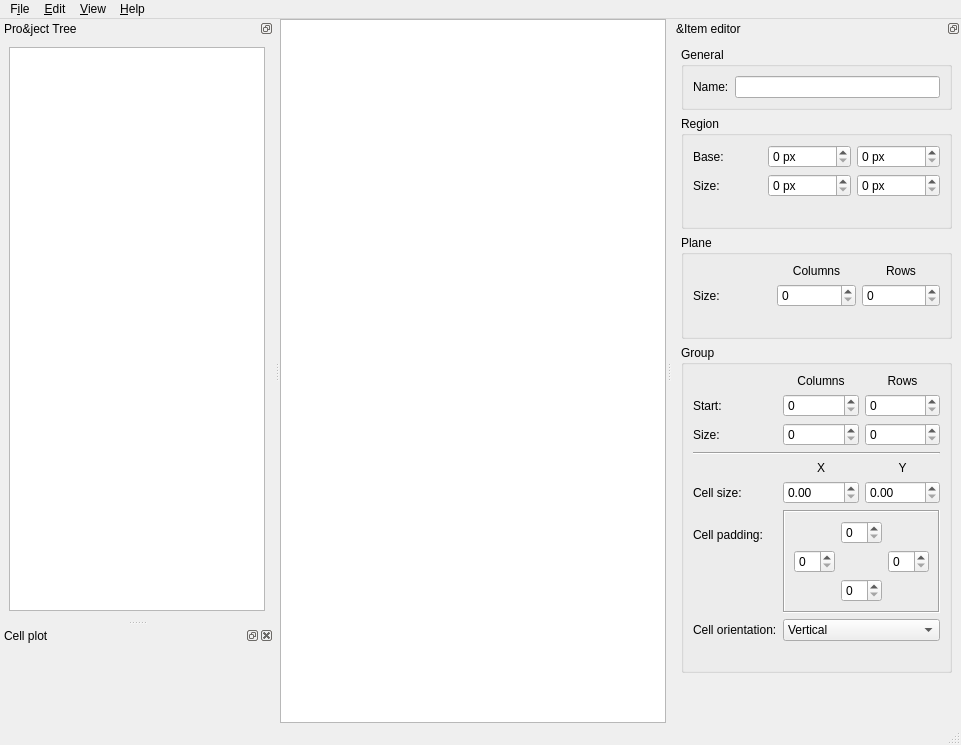
<?xml version="1.0" encoding="UTF-8"?>
<ui version="4.0">
 <class>MainWindow</class>
 <widget class="QMainWindow" name="MainWindow">
  <property name="geometry">
   <rect>
    <x>0</x>
    <y>0</y>
    <width>961</width>
    <height>745</height>
   </rect>
  </property>
  <property name="windowTitle">
   <string>PLA decoder</string>
  </property>
  <property name="windowIcon">
   <iconset>
    <normaloff>:/mainicon_64x64.png</normaloff>:/mainicon_64x64.png</iconset>
  </property>
  <widget class="QWidget" name="centralwidget">
   <layout class="QGridLayout" name="gridLayout">
    <property name="leftMargin">
     <number>0</number>
    </property>
    <property name="topMargin">
     <number>0</number>
    </property>
    <property name="rightMargin">
     <number>0</number>
    </property>
    <property name="bottomMargin">
     <number>0</number>
    </property>
    <property name="horizontalSpacing">
     <number>5</number>
    </property>
    <item row="1" column="0">
     <widget class="PlaDecGridView" name="graphicsView">
      <property name="alignment">
       <set>Qt::AlignLeading|Qt::AlignLeft|Qt::AlignTop</set>
      </property>
      <property name="dragMode">
       <enum>QGraphicsView::NoDrag</enum>
      </property>
     </widget>
    </item>
   </layout>
  </widget>
  <widget class="QMenuBar" name="menubar">
   <property name="geometry">
    <rect>
     <x>0</x>
     <y>0</y>
     <width>961</width>
     <height>23</height>
    </rect>
   </property>
   <widget class="QMenu" name="menuFile">
    <property name="title">
     <string>F&amp;ile</string>
    </property>
    <addaction name="action_NewPLA"/>
    <addaction name="action_OpenFile"/>
    <addaction name="separator"/>
    <addaction name="action_SaveFile"/>
    <addaction name="action_SaveFileAs"/>
    <addaction name="separator"/>
    <addaction name="action_Quit"/>
   </widget>
   <widget class="QMenu" name="menuEdit">
    <property name="title">
     <string>&amp;Edit</string>
    </property>
    <addaction name="action_CreatePlane"/>
    <addaction name="action_CreateGroup"/>
    <addaction name="action_ProbeCell"/>
   </widget>
   <widget class="QMenu" name="menu_View">
    <property name="title">
     <string>&amp;View</string>
    </property>
    <addaction name="action_ShowCellBoxes"/>
    <addaction name="action_ShowCellValues"/>
    <addaction name="actionView_monochrome"/>
    <addaction name="action_ClearPlot"/>
   </widget>
   <widget class="QMenu" name="menu_Help">
    <property name="title">
     <string>&amp;Help</string>
    </property>
    <addaction name="action_About"/>
   </widget>
   <addaction name="menuFile"/>
   <addaction name="menuEdit"/>
   <addaction name="menu_View"/>
   <addaction name="menu_Help"/>
  </widget>
  <widget class="QStatusBar" name="statusbar"/>
  <widget class="QDockWidget" name="projectTreeDock">
   <property name="features">
    <set>QDockWidget::DockWidgetFloatable|QDockWidget::DockWidgetMovable</set>
   </property>
   <property name="windowTitle">
    <string>Pro&amp;ject Tree</string>
   </property>
   <attribute name="dockWidgetArea">
    <number>1</number>
   </attribute>
   <widget class="QWidget" name="dockWidgetContents">
    <layout class="QVBoxLayout" name="verticalLayout">
     <item>
      <widget class="QTreeView" name="projectTree">
       <property name="contextMenuPolicy">
        <enum>Qt::CustomContextMenu</enum>
       </property>
       <property name="sizeAdjustPolicy">
        <enum>QAbstractScrollArea::AdjustIgnored</enum>
       </property>
       <property name="editTriggers">
        <set>QAbstractItemView::EditKeyPressed</set>
       </property>
       <property name="headerHidden">
        <bool>true</bool>
       </property>
      </widget>
     </item>
    </layout>
   </widget>
  </widget>
  <widget class="QDockWidget" name="editorDock">
   <property name="features">
    <set>QDockWidget::DockWidgetFloatable|QDockWidget::DockWidgetMovable</set>
   </property>
   <property name="windowTitle">
    <string>&amp;Item editor</string>
   </property>
   <attribute name="dockWidgetArea">
    <number>2</number>
   </attribute>
   <widget class="QWidget" name="dockWidgetContents_2">
    <layout class="QVBoxLayout" name="verticalLayout_2">
     <item>
      <widget class="QGroupBox" name="groupBox">
       <property name="title">
        <string>General</string>
       </property>
       <property name="flat">
        <bool>false</bool>
       </property>
       <layout class="QGridLayout" name="gridLayout_2">
        <item row="0" column="0">
         <widget class="QLabel" name="label">
          <property name="text">
           <string>Name:</string>
          </property>
         </widget>
        </item>
        <item row="0" column="1">
         <widget class="QLineEdit" name="itemNameText">
          <property name="readOnly">
           <bool>true</bool>
          </property>
          <property name="clearButtonEnabled">
           <bool>false</bool>
          </property>
         </widget>
        </item>
       </layout>
      </widget>
     </item>
     <item>
      <widget class="QGroupBox" name="regionGroupBox">
       <property name="enabled">
        <bool>true</bool>
       </property>
       <property name="title">
        <string>Region</string>
       </property>
       <layout class="QGridLayout" name="gridLayout_3">
        <item row="0" column="2">
         <widget class="QSpinBox" name="regionBaseSpinY">
          <property name="suffix">
           <string> px</string>
          </property>
          <property name="maximum">
           <number>100000</number>
          </property>
         </widget>
        </item>
        <item row="0" column="1">
         <widget class="QSpinBox" name="regionBaseSpinX">
          <property name="suffix">
           <string> px</string>
          </property>
          <property name="maximum">
           <number>100000</number>
          </property>
         </widget>
        </item>
        <item row="2" column="1" colspan="2">
         <spacer name="horizontalSpacer">
          <property name="orientation">
           <enum>Qt::Horizontal</enum>
          </property>
          <property name="sizeHint" stdset="0">
           <size>
            <width>40</width>
            <height>20</height>
           </size>
          </property>
         </spacer>
        </item>
        <item row="0" column="0">
         <widget class="QLabel" name="label_2">
          <property name="text">
           <string>Base:</string>
          </property>
         </widget>
        </item>
        <item row="1" column="1">
         <widget class="QSpinBox" name="regionSizeSpinW">
          <property name="suffix">
           <string> px</string>
          </property>
          <property name="maximum">
           <number>100000</number>
          </property>
         </widget>
        </item>
        <item row="1" column="2">
         <widget class="QSpinBox" name="regionSizeSpinH">
          <property name="suffix">
           <string> px</string>
          </property>
          <property name="maximum">
           <number>100000</number>
          </property>
         </widget>
        </item>
        <item row="1" column="0">
         <widget class="QLabel" name="label_3">
          <property name="text">
           <string>Size:</string>
          </property>
         </widget>
        </item>
       </layout>
      </widget>
     </item>
     <item>
      <widget class="QGroupBox" name="planeGroupBox">
       <property name="title">
        <string>Plane</string>
       </property>
       <layout class="QGridLayout" name="gridLayout_4">
        <item row="1" column="0">
         <widget class="QLabel" name="label_4">
          <property name="text">
           <string>Size:</string>
          </property>
         </widget>
        </item>
        <item row="1" column="1">
         <widget class="QSpinBox" name="planeColsSpin">
          <property name="maximum">
           <number>100000</number>
          </property>
         </widget>
        </item>
        <item row="1" column="2">
         <widget class="QSpinBox" name="planeRowsSpin">
          <property name="maximum">
           <number>100000</number>
          </property>
         </widget>
        </item>
        <item row="2" column="1" colspan="2">
         <spacer name="horizontalSpacer_2">
          <property name="orientation">
           <enum>Qt::Horizontal</enum>
          </property>
          <property name="sizeHint" stdset="0">
           <size>
            <width>40</width>
            <height>20</height>
           </size>
          </property>
         </spacer>
        </item>
        <item row="0" column="1">
         <widget class="QLabel" name="label_6">
          <property name="text">
           <string>Columns</string>
          </property>
          <property name="alignment">
           <set>Qt::AlignCenter</set>
          </property>
         </widget>
        </item>
        <item row="0" column="2">
         <widget class="QLabel" name="label_7">
          <property name="text">
           <string>Rows</string>
          </property>
          <property name="alignment">
           <set>Qt::AlignCenter</set>
          </property>
         </widget>
        </item>
       </layout>
      </widget>
     </item>
     <item>
      <widget class="QGroupBox" name="groupGroupBox">
       <property name="title">
        <string>Group</string>
       </property>
       <layout class="QGridLayout" name="gridLayout_5">
        <item row="0" column="1">
         <widget class="QLabel" name="label_8">
          <property name="text">
           <string>Columns</string>
          </property>
          <property name="alignment">
           <set>Qt::AlignCenter</set>
          </property>
         </widget>
        </item>
        <item row="4" column="2">
         <widget class="QLabel" name="label_13">
          <property name="text">
           <string>Y</string>
          </property>
          <property name="alignment">
           <set>Qt::AlignCenter</set>
          </property>
         </widget>
        </item>
        <item row="1" column="0">
         <widget class="QLabel" name="label_5">
          <property name="text">
           <string>Start:</string>
          </property>
         </widget>
        </item>
        <item row="2" column="1">
         <widget class="QSpinBox" name="groupSizeColSpin"/>
        </item>
        <item row="7" column="0">
         <widget class="QLabel" name="label_14">
          <property name="text">
           <string>Cell padding:</string>
          </property>
         </widget>
        </item>
        <item row="5" column="2">
         <widget class="QDoubleSpinBox" name="cellSizeSpinH">
          <property name="singleStep">
           <double>0.010000000000000</double>
          </property>
         </widget>
        </item>
        <item row="2" column="2">
         <widget class="QSpinBox" name="groupSizeRowSpin"/>
        </item>
        <item row="2" column="0">
         <widget class="QLabel" name="label_10">
          <property name="text">
           <string>Size:</string>
          </property>
         </widget>
        </item>
        <item row="3" column="0" colspan="3">
         <widget class="Line" name="line">
          <property name="orientation">
           <enum>Qt::Horizontal</enum>
          </property>
         </widget>
        </item>
        <item row="5" column="1">
         <widget class="QDoubleSpinBox" name="cellSizeSpinW">
          <property name="singleStep">
           <double>0.010000000000000</double>
          </property>
         </widget>
        </item>
        <item row="1" column="2">
         <widget class="QSpinBox" name="groupStartRowSpin"/>
        </item>
        <item row="1" column="1">
         <widget class="QSpinBox" name="groupStartColSpin"/>
        </item>
        <item row="7" column="1" rowspan="2" colspan="2">
         <widget class="QFrame" name="frame">
          <property name="frameShape">
           <enum>QFrame::Box</enum>
          </property>
          <property name="frameShadow">
           <enum>QFrame::Sunken</enum>
          </property>
          <layout class="QGridLayout" name="gridLayout_6">
           <item row="1" column="2">
            <widget class="QSpinBox" name="cellCropSpinR"/>
           </item>
           <item row="0" column="1">
            <widget class="QSpinBox" name="cellCropSpinT"/>
           </item>
           <item row="1" column="0">
            <widget class="QSpinBox" name="cellCropSpinL"/>
           </item>
           <item row="2" column="1">
            <widget class="QSpinBox" name="cellCropSpinB"/>
           </item>
          </layout>
         </widget>
        </item>
        <item row="11" column="1" colspan="2">
         <spacer name="horizontalSpacer_3">
          <property name="orientation">
           <enum>Qt::Horizontal</enum>
          </property>
          <property name="sizeHint" stdset="0">
           <size>
            <width>40</width>
            <height>20</height>
           </size>
          </property>
         </spacer>
        </item>
        <item row="0" column="2">
         <widget class="QLabel" name="label_9">
          <property name="text">
           <string>Rows</string>
          </property>
          <property name="alignment">
           <set>Qt::AlignCenter</set>
          </property>
         </widget>
        </item>
        <item row="5" column="0">
         <widget class="QLabel" name="label_11">
          <property name="text">
           <string>Cell size:</string>
          </property>
         </widget>
        </item>
        <item row="4" column="1">
         <widget class="QLabel" name="label_12">
          <property name="text">
           <string>X</string>
          </property>
          <property name="alignment">
           <set>Qt::AlignCenter</set>
          </property>
         </widget>
        </item>
        <item row="10" column="1" colspan="2">
         <widget class="QComboBox" name="cellOrientationCombo">
          <item>
           <property name="text">
            <string>Vertical</string>
           </property>
          </item>
          <item>
           <property name="text">
            <string>Horizontal</string>
           </property>
          </item>
         </widget>
        </item>
        <item row="10" column="0">
         <widget class="QLabel" name="label_15">
          <property name="text">
           <string>Cell orientation:</string>
          </property>
         </widget>
        </item>
       </layout>
      </widget>
     </item>
     <item>
      <spacer name="verticalSpacer">
       <property name="orientation">
        <enum>Qt::Vertical</enum>
       </property>
       <property name="sizeHint" stdset="0">
        <size>
         <width>20</width>
         <height>40</height>
        </size>
       </property>
      </spacer>
     </item>
    </layout>
   </widget>
  </widget>
  <widget class="QDockWidget" name="plotDock">
   <property name="windowTitle">
    <string>Cell plot</string>
   </property>
   <attribute name="dockWidgetArea">
    <number>1</number>
   </attribute>
   <widget class="QWidget" name="dockWidgetContents_3">
    <layout class="QGridLayout" name="gridLayout_7">
     <item row="0" column="0">
      <widget class="QWidget" name="plotWidget" native="true"/>
     </item>
    </layout>
   </widget>
  </widget>
  <action name="action_About">
   <property name="text">
    <string>&amp;About</string>
   </property>
  </action>
  <action name="action_CreatePlane">
   <property name="text">
    <string>Create &amp;Plane</string>
   </property>
   <property name="shortcut">
    <string>P</string>
   </property>
  </action>
  <action name="action_OpenFile">
   <property name="icon">
    <iconset theme="document-open"/>
   </property>
   <property name="text">
    <string>&amp;Open...</string>
   </property>
   <property name="shortcut">
    <string>Ctrl+O</string>
   </property>
  </action>
  <action name="action_SaveFileAs">
   <property name="icon">
    <iconset theme="document-save-as"/>
   </property>
   <property name="text">
    <string>Save As...</string>
   </property>
   <property name="shortcut">
    <string>Ctrl+Shift+S</string>
   </property>
  </action>
  <action name="action_CreateGroup">
   <property name="text">
    <string>Create &amp;Group</string>
   </property>
   <property name="shortcut">
    <string>G</string>
   </property>
  </action>
  <action name="action_NewPLA">
   <property name="text">
    <string>&amp;New...</string>
   </property>
  </action>
  <action name="action_SaveFile">
   <property name="text">
    <string>&amp;Save</string>
   </property>
   <property name="shortcut">
    <string>Ctrl+S</string>
   </property>
  </action>
  <action name="action_Quit">
   <property name="text">
    <string>&amp;Quit</string>
   </property>
  </action>
  <action name="action_ProbeCell">
   <property name="text">
    <string>Probe &amp;Cell</string>
   </property>
   <property name="shortcut">
    <string>C</string>
   </property>
  </action>
  <action name="action_ShowCellBoxes">
   <property name="checkable">
    <bool>true</bool>
   </property>
   <property name="text">
    <string>Show cell boxes</string>
   </property>
   <property name="shortcut">
    <string>Q</string>
   </property>
  </action>
  <action name="action_ShowCellValues">
   <property name="checkable">
    <bool>true</bool>
   </property>
   <property name="text">
    <string>Show cell values</string>
   </property>
   <property name="shortcut">
    <string>W</string>
   </property>
  </action>
  <action name="actionView_monochrome">
   <property name="checkable">
    <bool>true</bool>
   </property>
   <property name="text">
    <string>View monochrome</string>
   </property>
  </action>
  <action name="action_ClearPlot">
   <property name="text">
    <string>Clear plots</string>
   </property>
   <property name="shortcut">
    <string>E</string>
   </property>
  </action>
 </widget>
 <customwidgets>
  <customwidget>
   <class>PlaDecGridView</class>
   <extends>QGraphicsView</extends>
   <header>pladecgridview.h</header>
  </customwidget>
 </customwidgets>
 <resources/>
 <connections/>
</ui>
